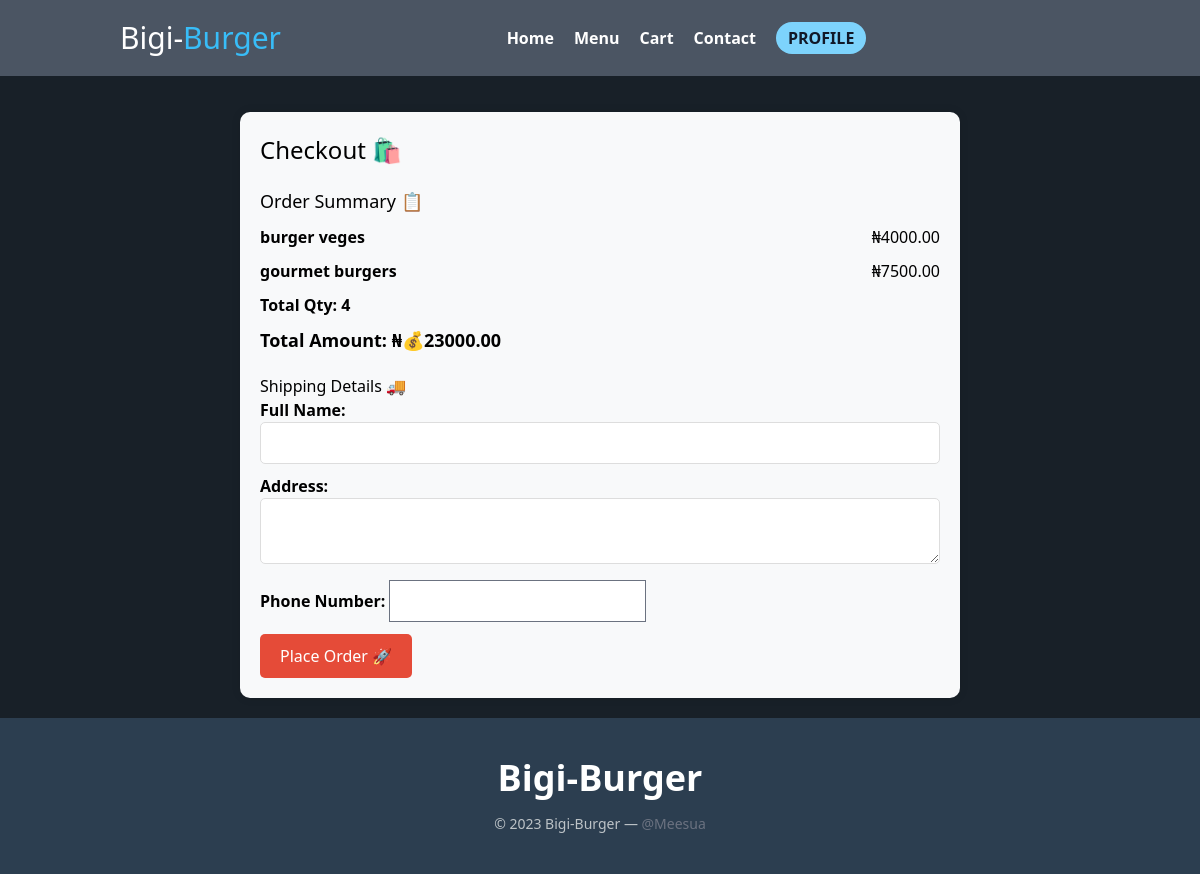
Screenshot of /checkout/ (signed in) with the database file from the repository.
### bigi_burger/models.py (models this page shows, shortened)
class MenuItem(models.Model):
    name = models.CharField(max_length=100)
    description = models.TextField()
    price = models.DecimalField(max_digits=8, decimal_places=2)
    category = models.ForeignKey(Category, on_delete=models.CASCADE)
    image = models.ImageField(upload_to='menu_images/')

class Order(models.Model):
    user = models.ForeignKey(User, on_delete=models.CASCADE)
    items = models.ManyToManyField(MenuItem, through='OrderItem')
    total_amount = models.DecimalField(max_digits=8, decimal_places=2, default=0.00)
    total_quantity = models.PositiveIntegerField(default=0)  # New field for total quantity
    ordered = models.BooleanField(default=False)
    created_at = models.DateTimeField(auto_now_add=True)
    is_completed = models.BooleanField(default=False)

### bigi_burger/views.py (the view)
# urls.py: path('checkout/', views.checkout, name='checkout'),
@login_required
def checkout(request):
    order = Order.objects.filter(user=request.user, is_completed=False).first()
    context = {
        'order': order,
        'paystack_public_key': settings.PAYSTACK_PUBLIC_KEY,
    }
    return render(request, 'checkout.html', context)

### templates/checkout.html (shortened to what this page needs)
{% extends 'base.html' %}
{% load static %}
{% block content %}
<div class="checkout-container">
    <h1 class="checkout-heading">Checkout 🛍️</h1>
    <div class="order-summary">
        <h2>Order Summary 📋 </h2>
        <ul>
            {% for item in order.items.all %}
            <li>
                <span class="item-name">{{ item.name }}</span>
                <span class="badge badge-primary badge-pill">{{ "₦" }}{{ item.price }}</span>
            </li>
            {% endfor %}
            <li>
              <span class="item-name">Total Qty: {{ order.total_quantity }}</span>
            </li>
        </ul>
        <h4 class="total-amount" value="{{ order.total_amount }}">Total Amount: {{ "₦" }}💰{{ order.total_amount|floatformat:2 }}</h4>
    </div>
    <div class="shipping-details">
        <h2>Shipping Details 🚚</h2>
        <form id="shipping-form" method="post" action="{% url 'place_order' %}">
            <div class="form-group">
                <label for="full-name">Full Name:</label>
                <input type="text" id="full-name" name="full_name" required>
            </div>
            <div class="form-group">
                <label for="address">Address:</label>
                <textarea id="address" name="address" required></textarea>
            </div>
            <div class="form-group">
                <label for="phone">Phone Number:</label>
                <input type="tel" id="phone" name="phone" required>
            </div>
            <button class="place-order-btn">Place Order 🚀</button>
        </form>
    </div>
</div>
{% endblock %}

### static/css/style.css (style rules this page uses)
body { -ms-overflow-style: none; scrollbar-width: none; overflow-y: scroll; }

### rows the page displays
MenuItem: name "burger veges", value "₦", price "4000.00"
MenuItem: name "gourmet burgers", value "₦", price "7500.00"
Order: total_quantity "4", total_amount "23000.00"

### other values shown
{{ "₦" }} "₦"
